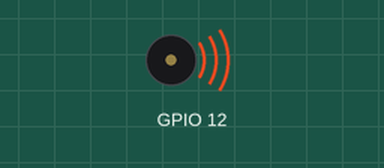
A program run on a simulated Raspberry Pi (BCM pin numbers). Shown: buzzer (waves = sounding). At 12.0 s the program stops and its outputs stay as they are.

Above: at 0.3 s.
At 12.1 s:
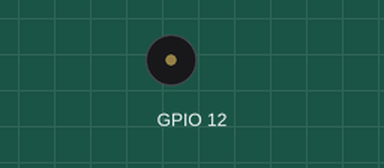
Timing chart, 0 to 13.5 s (numbered marks = the images above):
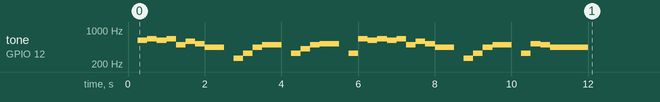

The program:

play_for_Elise_upper_part.py
```python
import pigpio
import re
import time


PWM0_PIN = 12

TEMPO = 60  # テンポ（1分あたりの四分音符の数）
DURATION_PER_NOTE = 60 / TEMPO  # 4分音符1つあたりの発音時間

# 楽譜（音名と音の分割数からなる。例えば、16は16分音符を意味する。）
# 「エリーゼのために」の上パート（主旋律）の楽譜
UPPER_PART = [
    ["e5",16],["e-5",16],
    ["e5",16],["e-5",16],["e5",16],["b4",16],["d5",16],["c5",16],
    ["a4",8],["r",16],["c4",16],["e4",16],["a4",16],
    ["b4",8],["r",16],["e4",16],["a-4",16],["b4",16],
    ["c5",8],["r",16],["e4",16],["e5",16],["e-5",16],
    ["e5",16],["e-5",16],["e5",16],["b4",16],["d5",16],["c5",16],
    ["a4",8],["r",16],["c4",16],["e4",16],["a4",16],
    ["b4",8],["r",16],["e4",16],["c5",16],["b4",16],
    ["a4",4]
]

NOTE_DIFF = {"c":  -9, "c+": -8, "d-": -8, "d":  -7, "d+": -6,
             "e-": -6, "e":  -5, "f":  -4, "f+": -3, "g-": -3,
             "g":  -2, "g+": -1, "a-": -1, "a":   0, "a+":  1,
             "b-": 1, "b": 2, "r": None}

note_pattern = re.compile(r"^([a-gr])(\+|\-)?(\d+)?", re.IGNORECASE)
TUNING = 440  # 基準となるオクターブ4の「ラ」の周波数

def play_tone(p, pin, tone):
    note_match = note_pattern.search(tone[0])
    (note_code, accidential, octave) = note_match.groups()
    #print((note_code, accidential, octave))
    note_acc = note_code + (accidential if accidential else "")  # シャープやフラットの文字を付加
    #print("note_acc=", note_acc, " octave=", octave)
    # 音程の取得と周波数の計算
    if note_code == "r":  # 休符（rest）の場合
        frequency = 0
    else:  # 音符の場合
        note_diff = NOTE_DIFF[note_acc]
        octave = int(octave)  # 文字列を整数に変換
        frequency = TUNING * \
                    (2 ** (octave - 4)) * \
                    ((2 ** note_diff) ** (1 / 12.0))
    #print("note_diff=", note_diff, " note_freq=", note_frequency)

    duration = 4 * DURATION_PER_NOTE / tone[1]  # 発音（または非発音）時間を計算
    if len(tone) > 2:
        if tone[2] == ".":  # 付点音符（または休符）の場合
            duration *= 1.5
    p.hardware_PWM(pin, int(frequency), 500000)  # デューティ比50%
    time.sleep(duration)

def play(p, pin, song):
    p.set_mode(pin, pigpio.OUTPUT)
    try:
        for t in song:
            play_tone(p, pin, t)
    except KeyboardInterrupt:
        pass

    p.hardware_PWM(pin, 0, 0)  # PWMの周波数を0、デューティ比を0とする。（PWMを止める。）
    p.set_mode(pin, pigpio.INPUT)


# 以降はメインプログラム
p = pigpio.pi()
play(p, PWM0_PIN, UPPER_PART)
```

Measured:
- by itself, tone on GPIO 12: plays 622 Hz for 0.25 s, 659 Hz for 0.25 s, 622 Hz for 0.25 s, 659 Hz for 0.25 s, 493 Hz for 0.25 s, 587 Hz for 0.25 s … (34 notes in this stretch)
